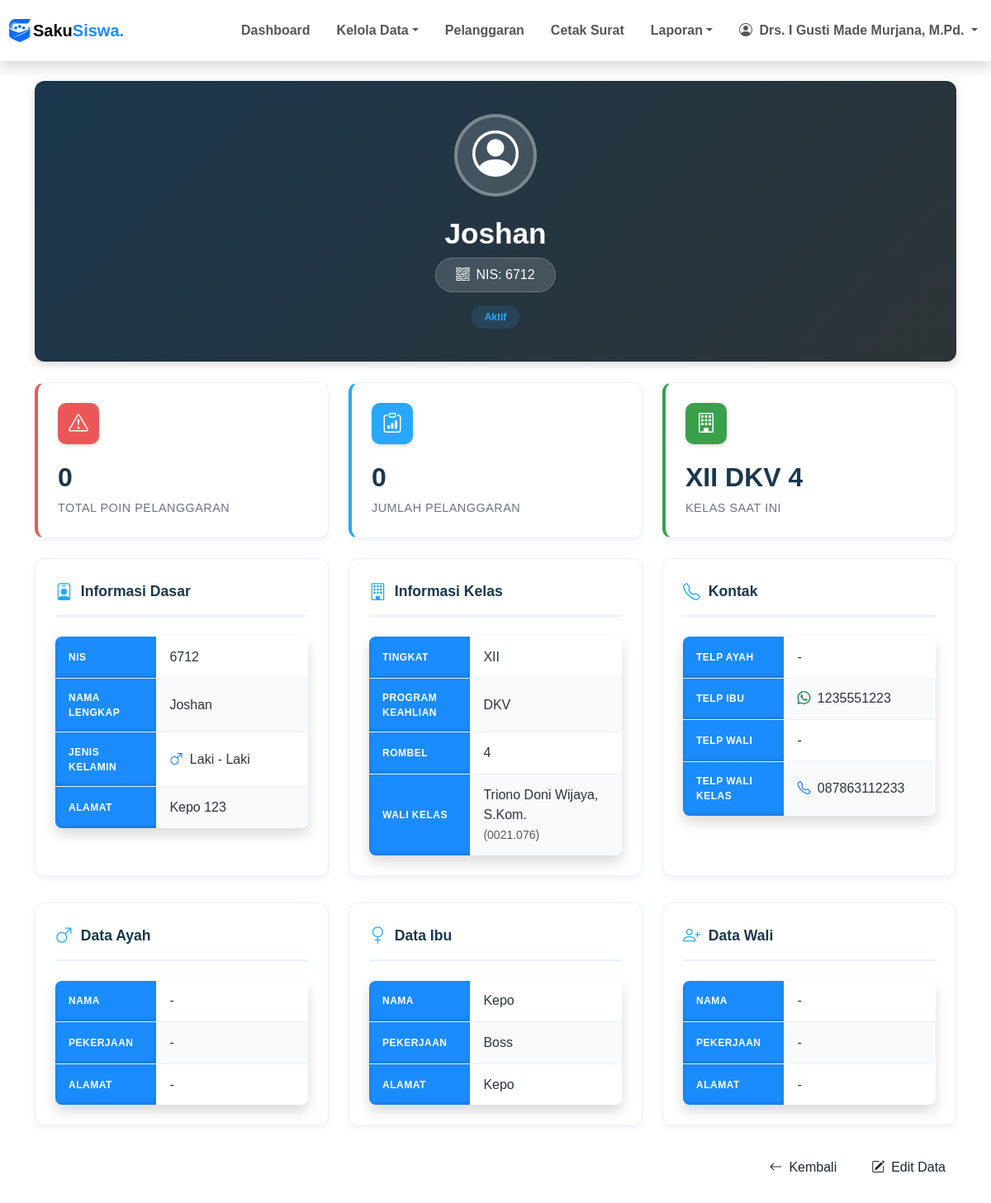
The page /pages/siswa/details.php?nis=6712 (signed in) on the database its author committed.
### tables this page shows
CREATE TABLE `siswa` (
  `nis` char(5) NOT NULL,
  `nama_siswa` varchar(50) DEFAULT NULL,
  `jenis_kelamin` enum('Laki - Laki','Perempuan') DEFAULT NULL,
  `alamat` varchar(100) DEFAULT NULL,
  `password` varchar(70) DEFAULT NULL,
  `status_siswa` enum('aktif','tidak_aktif','lulus','pindah') DEFAULT NULL,
  `id_ortu_wali` int DEFAULT NULL,
  `id_kelas` int DEFAULT NULL
);

CREATE TABLE `tingkat` (
  `id_tingkat` int NOT NULL,
  `tingkat` varchar(6) DEFAULT NULL
);

CREATE TABLE `program_keahlian` (
  `id_program_keahlian` int NOT NULL,
  `program_keahlian` varchar(6) DEFAULT NULL,
  `deskripsi` varchar(50) DEFAULT NULL
);

CREATE TABLE `kelas` (
  `id_kelas` int NOT NULL,
  `id_tingkat` int DEFAULT NULL,
  `id_program_keahlian` int DEFAULT NULL,
  `rombel` int DEFAULT NULL,
  `kode_guru` char(8) DEFAULT NULL
);

CREATE TABLE `guru` (
  `kode_guru` char(8) NOT NULL,
  `nama_pengguna` varchar(100) DEFAULT NULL,
  `role` enum('admin','bk','guru','manajemen') DEFAULT 'guru',
  `username` varchar(50) DEFAULT NULL,
  `password` varchar(70) DEFAULT NULL,
  `aktif` enum('Y','N') DEFAULT NULL,
  `jabatan` varchar(50) DEFAULT NULL,
  `telp` varchar(16) DEFAULT NULL
);

CREATE TABLE `ortu_wali` (
  `id_ortu_wali` int NOT NULL,
  `ayah` varchar(50) DEFAULT NULL,
  `ibu` varchar(50) DEFAULT NULL,
  `wali` varchar(50) DEFAULT NULL,
  `tempat_lahir_ayah` varchar(20) DEFAULT NULL,
  `tempat_lahir_ibu` varchar(20) DEFAULT NULL,
  `tempat_lahir_wali` varchar(20) DEFAULT NULL,
  `tanggal_lahir_ayah` date DEFAULT NULL,
  `tanggal_lahir_ibu` date DEFAULT NULL,
  `tanggal_lahir_wali` date DEFAULT NULL,
  `pekerjaan_ayah` varchar(50) DEFAULT NULL,
  `pekerjaan_ibu` varchar(50) DEFAULT NULL,
  `pekerjaan_wali` varchar(50) DEFAULT NULL,
  `no_telp_ayah` varchar(16) DEFAULT NULL,
  `no_telp_ibu` varchar(16) DEFAULT NULL,
  `no_telp_wali` varchar(16) DEFAULT NULL,
  `alamat_ayah` varchar(100) DEFAULT NULL,
  `alamat_ibu` varchar(100) DEFAULT NULL,
  `alamat_wali` varchar(100) DEFAULT NULL
);

### pages/siswa/details.php (the view, shortened to what this page needs)
<?php
include ROOTPATH . "/config/config.php";
include ROOTPATH . "/includes/header.php";
$nis = mysqli_real_escape_string($conn, $_GET['nis']);
$sql = "SELECT
            s.nis,
            s.nama_siswa,
            s.jenis_kelamin,
            s.alamat,
            s.status_siswa AS status,
            o.id_ortu_wali,
            o.ayah,
            o.ibu,
            o.wali,
            o.pekerjaan_ayah,
            o.pekerjaan_ibu,
            o.pekerjaan_wali,
            o.no_telp_ayah,
            o.no_telp_ibu,
            o.no_telp_wali,
            o.alamat_ayah,
            o.alamat_ibu,
            o.alamat_wali,
            k.id_kelas,
            t.tingkat,
            p.program_keahlian,
            k.rombel,
            g.nama_pengguna AS wali_kelas,
            g.kode_guru,
            g.telp AS telp_guru,
            g.jabatan AS jabatan_guru
        FROM siswa s
        LEFT JOIN ortu_wali o ON s.id_ortu_wali = o.id_ortu_wali
        LEFT JOIN kelas k ON s.id_kelas = k.id_kelas
        LEFT JOIN tingkat t ON k.id_tingkat = t.id_tingkat
        LEFT JOIN program_keahlian p ON k.id_program_keahlian = p.id_program_keahlian
        LEFT JOIN guru g ON k.kode_guru = g.kode_guru
        WHERE s.nis = '$nis'";
$result = mysqli_query($conn, $sql);
$data = mysqli_fetch_assoc($result);
$sql_poin = "SELECT
                COALESCE(SUM(jp.poin), 0) AS total_poin,
                COUNT(ps.id_pelanggaran_siswa) AS jumlah_pelanggaran
            FROM pelanggaran_siswa ps
            LEFT JOIN jenis_pelanggaran jp ON ps.id_jenis_pelanggaran = jp.id_jenis_pelanggaran
            WHERE ps.nis = '$nis'";
$result_poin = mysqli_query($conn, $sql_poin);
$data_poin = mysqli_fetch_assoc($result_poin);
?>
<div class="container py-4 detail-wrapper">
    <div class="profile-header text-center">
        <div class="profile-icon-large mx-auto">
            <i class="bi bi-person-circle"></i>
        </div>
        <h1 class="student-name-large"><?= htmlspecialchars($data['nama_siswa']) ?></h1>
        <div class="student-nis-badge mb-3">
            <i class="bi bi-qr-code me-2"></i>NIS: <?= htmlspecialchars($data['nis']) ?>
        </div>
        <div>
            <?php
            if ($data['status'] == 'aktif') {
                echo '<span class="badge rounded-pill badge-aktif px-3 py-2">Aktif</span>';
            } elseif ($data['status'] == 'lulus') {
                echo '<span class="badge rounded-pill badge-lulus px-3 py-2">Lulus</span>';
            } elseif ($data['status'] == 'tidak_aktif') {
                echo '<span class="badge rounded-pill badge-tidak-aktif px-3 py-2">Tidak Aktif</span>';
            } else {
                echo '<span class="badge rounded-pill badge-pindah px-3 py-2">Pindah</span>';
            }
            ?>
        </div>
    </div>
    <div class="row g-4 mb-4">
        <div class="col-md-4">
            <div class="stat-card-detail warning">
                <div class="stat-icon-detail warning mb-3">
                    <i class="bi bi-exclamation-triangle"></i>
                </div>
                <div class="stat-value-detail"><?= $data_poin['total_poin'] ?></div>
                <div class="stat-label-detail">Total Poin Pelanggaran</div>
            </div>
        </div>
        <div class="col-md-4">
            <div class="stat-card-detail primary">
                <div class="stat-icon-detail primary mb-3">
                    <i class="bi bi-clipboard-data"></i>
                </div>
                <div class="stat-value-detail"><?= $data_poin['jumlah_pelanggaran'] ?></div>
                <div class="stat-label-detail">Jumlah Pelanggaran</div>
            </div>
        </div>
        <div class="col-md-4">
            <div class="stat-card-detail success">
                <div class="stat-icon-detail success mb-3">
                    <i class="bi bi-building"></i>
                </div>
                <div class="stat-value-detail">
                    <?= $data['tingkat'] . ' ' . $data['program_keahlian'] . ' ' . $data['rombel'] ?>
                </div>
                <div class="stat-label-detail">Kelas Saat Ini</div>
            </div>
        </div>
    </div>
    <div class="row g-4">
        <div class="col-lg-4">
            <div class="info-section-detail">
                <div class="info-title-detail">
                    <i class="bi bi-person-badge"></i>
                    <span>Informasi Dasar</span>
                </div>
                <table class="table-custom-detail w-100 shadow">
                    <tr>
                        <th>NIS</th>
                        <td><?= htmlspecialchars($data['nis']) ?></td>
                    </tr>
                    <tr>
                        <th>Nama Lengkap</th>
                        <td><?= htmlspecialchars($data['nama_siswa']) ?></td>
                    </tr>
                    <tr>
                        <th>Jenis Kelamin</th>
                        <td>
                            <?php if ($data['jenis_kelamin'] == 'Laki - Laki'): ?>
                                <i class="bi bi-gender-male text-primary me-1"></i>
                            <?php else: ?>
                                <i class="bi bi-gender-female text-danger me-1"></i>
                            <?php endif; ?>
                            <?= htmlspecialchars($data['jenis_kelamin']) ?>
                        </td>
                    </tr>
                    <tr>
                        <th>Alamat</th>
                        <td><?= htmlspecialchars($data['alamat'] ?: '-') ?></td>
                    </tr>
                </table>
            </div>
        </div>
        <div class="col-lg-4">
            <div class="info-section-detail">
                <div class="info-title-detail">
                    <i class="bi bi-building"></i>
                    <span>Informasi Kelas</span>
                </div>
                <table class="table-custom-detail w-100 shadow">
                    <tr>
                        <th>Tingkat</th>
                        <td><?= htmlspecialchars($data['tingkat'] ?: '-') ?></td>
                    </tr>
                    <tr>
                        <th>Program Keahlian</th>
                        <td><?= htmlspecialchars($data['program_keahlian'] ?: '-') ?></td>
                    </tr>
                    <tr>
                        <th>Rombel</th>
                        <td><?= htmlspecialchars($data['rombel'] ?: '-') ?></td>
                    </tr>
                    <tr>
                        <th>Wali Kelas</th>
                        <td>
                            <?= htmlspecialchars($data['wali_kelas'] ?: '-') ?>
                            <?php if ($data['kode_guru']): ?>
                                <br><small class="text-muted">(<?= $data['kode_guru'] ?>)</small>
                            <?php endif; ?>
                        </td>
                    </tr>
                </table>
            </div>
        </div>
        <div class="col-lg-4">
            <div class="info-section-detail">
                <div class="info-title-detail">
                    <i class="bi bi-telephone"></i>
                    <span>Kontak</span>
                </div>
                <table class="table-custom-detail w-100 shadow">
                    <tr>
                        <th>Telp Ayah</th>
                        <td>
                            <?php if ($data['no_telp_ayah']): ?>
                                <i class="bi bi-whatsapp text-success me-1"></i>
                                <?= htmlspecialchars($data['no_telp_ayah']) ?>
                            <?php else: ?>
                                -
                            <?php endif; ?>
                        </td>
                    </tr>
                    <tr>
                        <th>Telp Ibu</th>
                        <td>
                            <?php if ($data['no_telp_ibu']): ?>
                                <i class="bi bi-whatsapp text-success me-1"></i>
                                <?= htmlspecialchars($data['no_telp_ibu']) ?>
                            <?php else: ?>
                                -
                            <?php endif; ?>
                        </td>
                    </tr>
                    <tr>
                        <th>Telp Wali</th>
                        <td>
                            <?php if ($data['no_telp_wali']): ?>
                                <i class="bi bi-whatsapp text-success me-1"></i>
                                <?= htmlspecialchars($data['no_telp_wali']) ?>
                            <?php else: ?>
                                -
                            <?php endif; ?>
                        </td>
                    </tr>
                    <tr>
                        <th>Telp Wali Kelas</th>
                        <td>
                            <?php if ($data['telp_guru']): ?>
                                <i class="bi bi-telephone text-primary me-1"></i>
                                <?= htmlspecialchars($data['telp_guru']) ?>
                            <?php else: ?>
                                -
                            <?php endif; ?>
                        </td>
                    </tr>
                </table>
            </div>
        </div>
    </div>
    <div class="row g-4 mt-2">
        <div class="col-md-4">
            <div class="info-section-detail">
                <div class="info-title-detail">
                    <i class="bi bi-gender-male"></i>
                    <span>Data Ayah</span>
                </div>
                <table class="table-custom-detail w-100 shadow">
                    <tr>
                        <th>Nama</th>
                        <td><?= htmlspecialchars($data['ayah'] ?: '-') ?></td>
                    </tr>
                    <tr>
                        <th>Pekerjaan</th>
                        <td><?= htmlspecialchars($data['pekerjaan_ayah'] ?: '-') ?></td>
                    </tr>
                    <tr>
                        <th>Alamat</th>
                        <td><?= htmlspecialchars($data['alamat_ayah'] ?: '-') ?></td>
                    </tr>
                </table>
            </div>
        </div>
        <div class="col-md-4">
            <div class="info-section-detail">
                <div class="info-title-detail">
                    <i class="bi bi-gender-female"></i>
                    <span>Data Ibu</span>
                </div>
                <table class="table-custom-detail w-100 shadow">
                    <tr>
                        <th>Nama</th>
                        <td><?= htmlspecialchars($data['ibu'] ?: '-') ?></td>
                    </tr>
                    <tr>
                        <th>Pekerjaan</th>
                        <td><?= htmlspecialchars($data['pekerjaan_ibu'] ?: '-') ?></td>
                    </tr>
                    <tr>
                        <th>Alamat</th>
                        <td><?= htmlspecialchars($data['alamat_ibu'] ?: '-') ?></td>
                    </tr>
                </table>
            </div>
        </div>
        <div class="col-md-4">
            <div class="info-section-detail">
                <div class="info-title-detail">
                    <i class="bi bi-person-plus"></i>
                    <span>Data Wali</span>
                </div>
                <table class="table-custom-detail w-100 shadow">
                    <tr>
                        <th>Nama</th>
                        <td><?= htmlspecialchars($data['wali'] ?: '-') ?></td>
                    </tr>
                    <tr>
                        <th>Pekerjaan</th>
                        <td><?= htmlspecialchars($data['pekerjaan_wali'] ?: '-') ?></td>
                    </tr>
                    <tr>
                        <th>Alamat</th>
                        <td><?= htmlspecialchars($data['alamat_wali'] ?: '-') ?></td>
                    </tr>
                </table>
            </div>
        </div>
    </div>
    <div class="action-buttons-detail no-print">
        <a href="list.php" class="btn btn-cancel">
            <i class="bi bi-arrow-left me-2"></i>Kembali
        </a>
        <?php if (in_array($_SESSION['user_role'] ?? '', ['admin', 'bk'])): ?>
        <a href="edit.php?nis=<?= $data['nis'] ?>" class="btn btn-save">
            <i class="bi bi-pencil-square me-2"></i>Edit Data
        </a>
        <?php endif; ?>
    </div>
</div>
<?php include ROOTPATH . "/includes/footer.php"; ?>

### rows shown on the page
siswa: nama_siswa "Joshan", nis "6712", tingkat.tingkat "XII", program_keahlian.program_keahlian "DKV", id_kelas.rombel "4", jenis_kelamin "Laki - Laki", alamat "Kepo 123", guru.nama_pengguna "Triono Doni Wijaya, S.Kom.", guru.kode_guru "0021.076", id_ortu_wali.no_telp_ibu "1235551223", guru.telp "087863112233", id_ortu_wali.ayah "-", id_ortu_wali.pekerjaan_ayah "-", id_ortu_wali.alamat_ayah "-", id_ortu_wali.ibu "Kepo", id_ortu_wali.pekerjaan_ibu "Boss", id_ortu_wali.alamat_ibu "Kepo", id_ortu_wali.wali "-", id_ortu_wali.pekerjaan_wali "-", id_ortu_wali.alamat_wali "-"

### other values the page prints
$_SESSION['nama_pengguna'] "Drs. I Gusti Made Murjana, M.Pd."
$data_poin['total_poin'] "0"
$data_poin['jumlah_pelanggaran'] "0"
